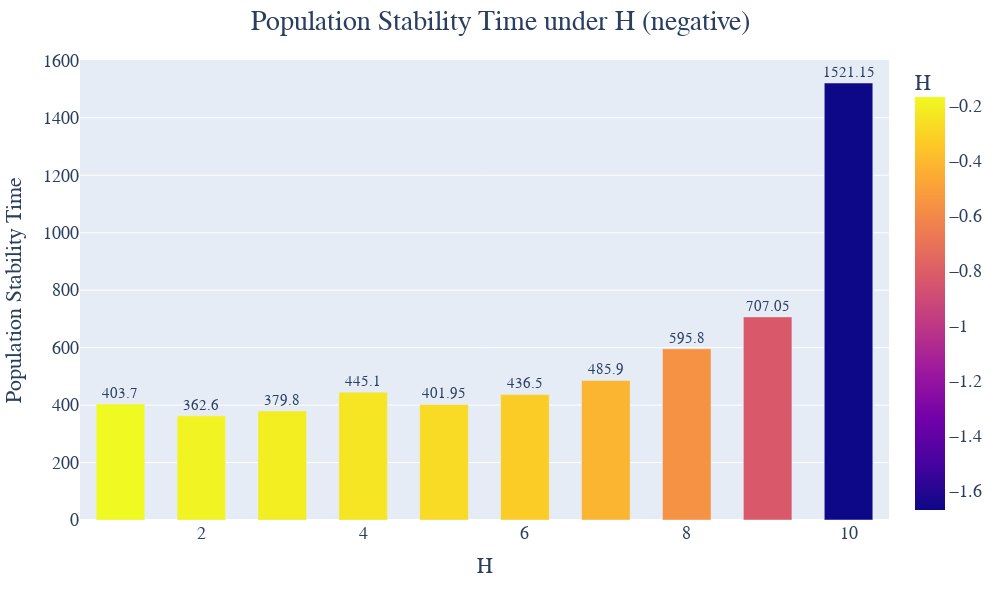

The notebook cell saved with this chart:
### Code cell
steady_time = []
xvalue = []
base = overall_population2[-1][-1]
for i in range(10):
    for j in range(len(overall_population2[i])):
        if int(overall_population2[i][j]) > 400:
            judge = overall_population2[i][j:j+100]
            if max(judge)-min(judge)<1e3:
                print(time[j])
                steady_time.append(time[j])
                break
    xvalue.append(round(-5/3 / (10-i), 2))
print(steady_time)
print(xvalue)
df=pd.DataFrame()
df['Population Stability Time'] = steady_time
df['H'] = xvalue
df['x'] = np.linspace(1, 10, 10)
fig=px.bar(df,  # 数据源
            x='x',  # 横坐标：年份
            y='Population Stability Time',  # 纵坐标：人口
            text='Population Stability Time',  # 说明：人口
            color='H',  # 颜色取值：根据平均寿命的值来取
            hover_name='H', #控制点名称：年份
            width=1000, height=600
        )
fig.update_layout(title_text='Population Stability Time under H (negative)',
                title_x=.5,
                titlefont=dict(size=28), 
                font=dict(family='Times New Roman',
                        size=18)
                )
# 注释坐标轴
fig.update_layout(xaxis_title='H', 
                yaxis_title='Population Stability Time')
#柱形图文字格式
fig.update_traces(
                textposition='outside',
                texttemplate='%{text:3}')
# 设置间隙大小及文本大小
fig.update_layout(bargap=.4,
                uniformtext_minsize=8,
                uniformtext_mode='show')

fig.show()

### Figure 1 — Plotly figure (JSON) as saved in the notebook; plotly's stock layout.template omitted (floating-point values rounded to 4 significant figures)
{"data": [{"alignmentgroup": "True", "hovertemplate": "<b>%{hovertext}</b><br><br>x=%{x}<br>Population Stability Time=%{text}<br>H=%{marker.color}<extra></extra>", "hovertext": [-0.17, -0.19, -0.21, -0.24, -0.28, -0.33, -0.42, -0.56, -0.83, -1.67], "legendgroup": "", "marker": {"color": [-0.17, -0.19, -0.21, -0.24, -0.28, -0.33, -0.42, -0.56, -0.83, -1.67], "coloraxis": "coloraxis", "pattern": {"shape": ""}}, "name": "", "offsetgroup": "", "orientation": "v", "showlegend": false, "text": [403.7, 362.6, 379.8, 445.1, 402.0, 436.5, 485.9, 595.8, 707.1, 1521.0], "textposition": "outside", "texttemplate": "%{text:3}", "type": "bar", "x": [1, 2, 3, 4, 5, 6, 7, 8, 9, 10], "xaxis": "x", "y": [403.7, 362.6, 379.8, 445.1, 402.0, 436.5, 485.9, 595.8, 707.1, 1521.0], "yaxis": "y"}], "layout": {"bargap": 0.4, "barmode": "relative", "coloraxis": {"colorbar": {"title": {"text": "H"}}, "colorscale": [[0, "#0d0887"], [0.1111, "#46039f"], [0.2222, "#7201a8"], [0.3333, "#9c179e"], [0.4444, "#bd3786"], [0.5556, "#d8576b"], [0.6667, "#ed7953"], [0.7778, "#fb9f3a"], [0.8889, "#fdca26"], [1, "#f0f921"]]}, "font": {"family": "Times New Roman", "size": 18}, "height": 600, "legend": {"tracegroupgap": 0}, "margin": {"t": 60}, "title": {"font": {"size": 28}, "text": "Population Stability Time under H (negative)", "x": 0.5}, "uniformtext": {"minsize": 8, "mode": "show"}, "width": 1000, "xaxis": {"anchor": "y", "domain": [0, 1], "title": {"text": "H"}}, "yaxis": {"anchor": "x", "domain": [0, 1], "title": {"text": "Population Stability Time"}}}}
